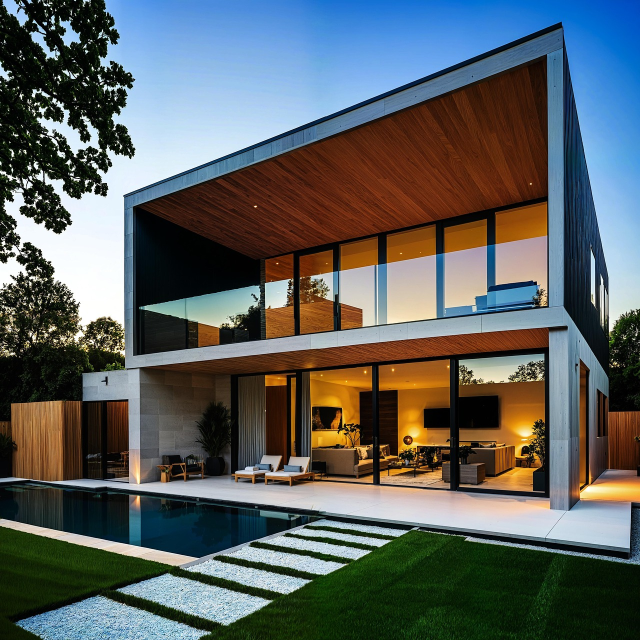
#> input picture img.jpg, 1280 x 1280 px (shown at 1/2 size)
$ python -i edge_detection.py   (imports and definitions only)   (older library calls are emulated)
#> lines starting #> are read from the running program, lines starting #| are printed output that depends on the picture
"""Sobel 에지 검출 모듈.

사용법 (CLI):
    python edge_detection.py input.jpg output.png
"""
import sys

import cv2
import numpy as np

VALID_KSIZES = (1, 3, 5, 7)


def sobel_edge_detection(image_bytes: bytes, ksize: int = 3) -> bytes:
    """Take encoded image bytes (JPEG/PNG/BMP/WEBP etc.), return PNG-encoded bytes of the Sobel edge magnitude image (grayscale, uint8, normalized 0-255)."""
    if ksize not in VALID_KSIZES:
        raise ValueError(f"ksize는 {VALID_KSIZES} 중 하나여야 합니다 (입력값: {ksize!r})")
    if not image_bytes:
        raise ValueError("이미지 데이터가 비어 있습니다.")

    # 바이트 -> 이미지 디코딩
    img = cv2.imdecode(np.frombuffer(image_bytes, dtype=np.uint8), cv2.IMREAD_COLOR)
    if img is None:
        raise ValueError("이미지를 디코딩할 수 없습니다. 지원되는 이미지 파일인지 확인하세요.")

    # 그레이스케일 변환 + 노이즈 감소를 위한 가벼운 블러
    gray = cv2.cvtColor(img, cv2.COLOR_BGR2GRAY)
    gray = cv2.GaussianBlur(gray, (3, 3), 0)

    # x, y 방향 기울기 (음수 값 보존을 위해 CV_64F 사용)
    gx = cv2.Sobel(gray, cv2.CV_64F, 1, 0, ksize=ksize)
    gy = cv2.Sobel(gray, cv2.CV_64F, 0, 1, ksize=ksize)

    # 기울기 크기 계산 후 0~255로 정규화
    magnitude = np.sqrt(gx ** 2 + gy ** 2)
    edges = cv2.normalize(magnitude, None, 0, 255, cv2.NORM_MINMAX, dtype=cv2.CV_8U)

    ok, buf = cv2.imencode(".png", edges)
    if not ok:
        raise ValueError("PNG 인코딩에 실패했습니다.")
    return buf.tobytes()


def main(argv=None) -> int:
    argv = sys.argv[1:] if argv is None else argv
    if len(argv) != 2:
        print("사용법: python edge_detection.py input.jpg output.png", file=sys.stderr)
        return 1
    src, dst = argv
    with open(src, "rb") as f:
        result = sobel_edge_detection(f.read())
    with open(dst, "wb") as f:
        f.write(result)
    print(f"저장 완료: {dst}")
    return 0


# [2 lines not run here, left out]

>>> import cv2
>>> picture = cv2.imread('img.jpg', cv2.IMREAD_GRAYSCALE)
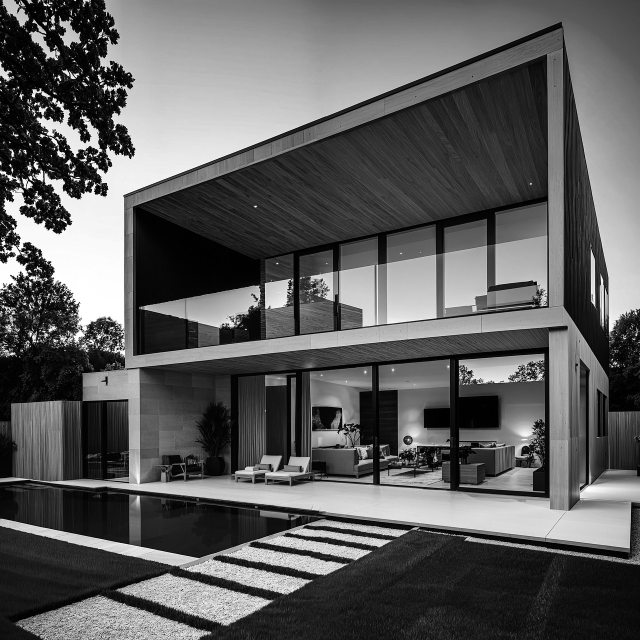
#> picture: shape (1280, 1280) (shown at 1/2 size); min 0, max 255, mean 93.8
>>> result = sobel_edge_detection(picture)
#> (the run stopped early here; a loop or call above may not have finished)
